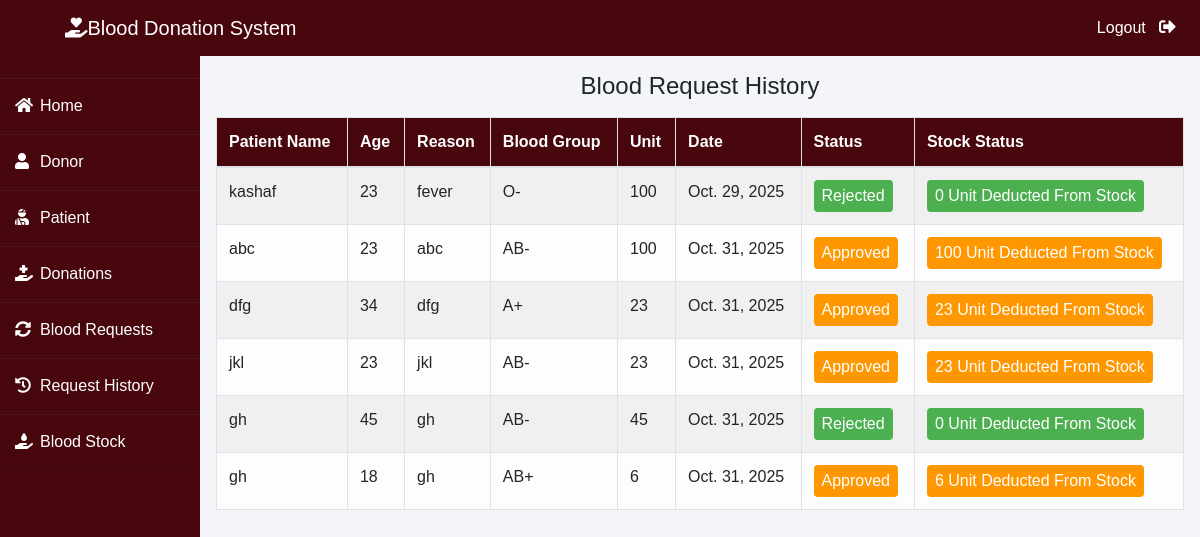
Page /admin-request-history (signed in) on the committed database.
### blood/models.py (models this page shows, shortened)
class BloodRequest(models.Model):
    request_by_patient=models.ForeignKey(pmodels.Patient,null=True,on_delete=models.CASCADE)
    request_by_donor=models.ForeignKey(dmodels.Donor,null=True,on_delete=models.CASCADE)
    patient_name=models.CharField(max_length=30)
    patient_age=models.PositiveIntegerField()
    reason=models.CharField(max_length=500)
    bloodgroup=models.CharField(max_length=10)
    unit=models.PositiveIntegerField(default=0)
    status=models.CharField(max_length=20,default="Pending")
    date=models.DateField(auto_now=True)

### blood/views.py (the view)
# urls.py: path('admin-request-history', views.admin_request_history_view,name='admin-request-history'),
@login_required(login_url='adminlogin')
def admin_request_history_view(request):
    requests=models.BloodRequest.objects.all().exclude(status='Pending')
    return render(request,'blood/admin_request_history.html',{'requests':requests})

### templates/blood/admin_request_history.html (shortened to what this page needs)
{% extends 'blood/adminbase.html' %}
{% block content %}
{% load widget_tweaks %}
{%load static%}
<div class="container mt-4 px-2 px-sm-3">
    <H4 class="text-center mb-3">Blood Request History</H4>
    <div class="table-responsive">
       <table class="table table-light table-hover table-bordered table-striped">
        <thead style="background-color: #48060dff; color: white;">
                <tr>
                    <th scope="col">Patient Name</th>
                    <th scope="col">Age</th>
                    <th scope="col">Reason</th>
                    <th scope="col">Blood Group</th>
                    <th scope="col">Unit</th>
                    <th scope="col">Date</th>
                    <th scope="col">Status</th>
                    <th scope="col">Stock Status</th>
                </tr>
            </thead>
            <tbody>
                {% for t in requests %}
                <tr>
                    <td> {{t.patient_name}}</td>
                    <td>{{t.patient_age}}</td>
                    <td class="table-shrink-sm">{{t.reason}}</td> <td>{{t.bloodgroup}}</td>
                    <td>{{t.unit}}</td>
                    <td>{{t.date}}</td>
                    {% if t.status == 'Approved' %}
                    <td><span class="label warning"> Approved</span></td>
                    <td><span class="label warning"> {{t.unit}} Unit Deducted From Stock</span></td>
                    {% else %}
                    <td><span class="label success">Rejected</span></td>
                    <td><span class="label success"> 0 Unit Deducted From Stock</span></td>
                    {% endif %}
                </tr>
                {% endfor %}
            </tbody>
        </table>
    </div>
</div>
{% endblock content %}

### templates/blood/adminbase.html (style rules this page uses)
* { margin: 0; padding: 0; box-sizing: border-box; list-style: none; text-decoration: none; font-family: 'Josefin Sans', sans-serif; }
body { background-color: #f3f5f9; }

### templates/blood/admin_request_history.html (style rules this page uses)
.label { color: white; padding: 8px; display: inline-block; border-radius: 4px; font-weight: 500; line-height: 1; }
.success { background-color: #4CAF50; }
.warning { background-color: #ff9800; }
.table th { white-space: nowrap; }
.table td { white-space: nowrap; }
.container.mt-4 { margin-top: 1.5rem !important; padding-top: 0 !important; }

### rows in the picture
BloodRequest: patient_name "kashaf", patient_age "23", reason "fever", bloodgroup "O-", unit "100", date "Oct. 29, 2025", status "Rejected"
BloodRequest: patient_name "abc", patient_age "23", reason "abc", bloodgroup "AB-", unit "100", date "Oct. 31, 2025"
BloodRequest: patient_name "dfg", patient_age "34", reason "dfg", bloodgroup "A+", unit "23", date "Oct. 31, 2025"
BloodRequest: patient_name "jkl", patient_age "23", reason "jkl", bloodgroup "AB-", unit "23", date "Oct. 31, 2025"
BloodRequest: patient_name "gh", patient_age "45", reason "gh", bloodgroup "AB-", unit "45", date "Oct. 31, 2025", status "Rejected"
BloodRequest: patient_name "gh", patient_age "18", reason "gh", bloodgroup "AB+", unit "6", date "Oct. 31, 2025"
